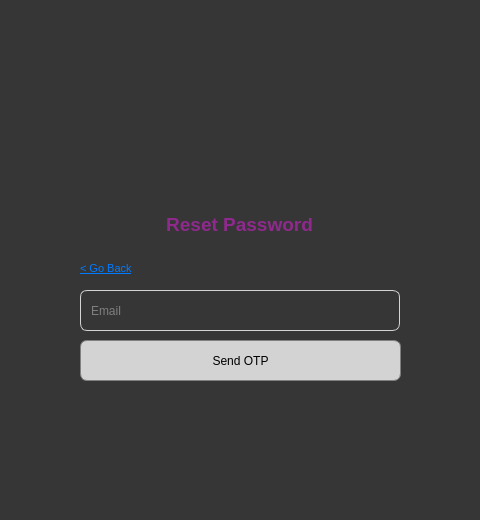
<?xml version="1.0" encoding="UTF-8"?>
<ui version="4.0">
 <class>Dialog</class>
 <widget class="QDialog" name="Dialog">
  <property name="geometry">
   <rect>
    <x>0</x>
    <y>0</y>
    <width>480</width>
    <height>520</height>
   </rect>
  </property>
  <property name="windowTitle">
   <string>Dialog</string>
  </property>
  <property name="styleSheet">
   <string notr="true">background-color: rgb(54, 54, 54);</string>
  </property>
  <widget class="QLabel" name="label">
   <property name="geometry">
    <rect>
     <x>40</x>
     <y>100</y>
     <width>400</width>
     <height>100</height>
    </rect>
   </property>
   <property name="text">
    <string/>
   </property>
   <property name="pixmap">
    <pixmap>lgo.png</pixmap>
   </property>
  </widget>
  <widget class="QLineEdit" name="Email">
   <property name="geometry">
    <rect>
     <x>80</x>
     <y>290</y>
     <width>320</width>
     <height>41</height>
    </rect>
   </property>
   <property name="styleSheet">
    <string notr="true">QLineEdit {
    border: 1px solid lightgray;
	color: rgb(200, 200, 200);
    border-top-left-radius: 7px;
    border-bottom-left-radius: 7px;
	border-top-right-radius: 7px;
    border-bottom-right-radius: 7px;
    /* Other corners will be sharp by default or implicitly 0 if not set */
	padding: 8px; /* Adds 5 pixels of padding on all sides */
}</string>
   </property>
   <property name="placeholderText">
    <string>Email</string>
   </property>
  </widget>
  <widget class="QPushButton" name="sendOTP">
   <property name="geometry">
    <rect>
     <x>80</x>
     <y>340</y>
     <width>321</width>
     <height>41</height>
    </rect>
   </property>
   <property name="styleSheet">
    <string notr="true">QPushButton {
    background-color: lightgray; /* Apply background color to the button */
    border: 1px solid gray;      /* Always good to define a border when using border-radius */
    border-top-left-radius: 7px;
    border-bottom-left-radius: 7px;
    border-top-right-radius: 7px;
    border-bottom-right-radius: 7px;
}

QPushButton#Login:hover {
    color: #0056b3;              /* Darker blue on hover */
    text-decoration: underline;  /* Ensure underline stays on hover */
}</string>
   </property>
   <property name="text">
    <string>Send OTP</string>
   </property>
   <property name="default">
    <bool>true</bool>
   </property>
  </widget>
  <widget class="QLabel" name="label_4">
   <property name="geometry">
    <rect>
     <x>139</x>
     <y>210</y>
     <width>201</width>
     <height>30</height>
    </rect>
   </property>
   <property name="text">
    <string>&lt;html&gt;&lt;head/&gt;&lt;body&gt;&lt;p align=&quot;center&quot;&gt;&lt;span style=&quot; font-size:14pt; font-weight:600; color:#8f298d;&quot;&gt;Reset Password&lt;/span&gt;&lt;/p&gt;&lt;/body&gt;&lt;/html&gt;</string>
   </property>
  </widget>
  <widget class="QPushButton" name="goBack">
   <property name="geometry">
    <rect>
     <x>80</x>
     <y>260</y>
     <width>61</width>
     <height>16</height>
    </rect>
   </property>
   <property name="styleSheet">
    <string notr="true">QPushButton#goBack {
    background-color: transparent; /* Keep this */
    border: none;                /* Keep this */
    color: #007bff;
    text-decoration: underline;
    font-size: 8pt;
    text-align: left;
    /* This next line is often the magic bullet for stubborn backgrounds */
    qproperty-flat: true; /* This explicitly sets the flat property via stylesheet */
}

QPushButton#goBack:hover {
    color: #0056b3;
    text-decoration: underline;
}</string>
   </property>
   <property name="text">
    <string>&lt; Go Back</string>
   </property>
  </widget>
  <widget class="QLabel" name="ErrorEmailReset">
   <property name="geometry">
    <rect>
     <x>80</x>
     <y>390</y>
     <width>311</width>
     <height>16</height>
    </rect>
   </property>
   <property name="styleSheet">
    <string notr="true">color: rgb(224, 0, 14);</string>
   </property>
   <property name="text">
    <string>&lt;html&gt;&lt;head/&gt;&lt;body&gt;&lt;p&gt;&lt;span style=&quot; color:#ff000e;&quot;&gt;&lt;br/&gt;&lt;/span&gt;&lt;/p&gt;&lt;/body&gt;&lt;/html&gt;</string>
   </property>
  </widget>
 </widget>
 <tabstops>
  <tabstop>goBack</tabstop>
  <tabstop>Email</tabstop>
  <tabstop>sendOTP</tabstop>
 </tabstops>
 <resources/>
 <connections/>
</ui>
